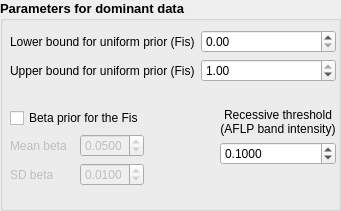
  <widget class="QGroupBox" name="groupBox_4">
   <property name="geometry">
    <rect>
     <x>240</x>
     <y>180</y>
     <width>341</width>
     <height>211</height>
    </rect>
   </property>
   <property name="font">
    <font>
     <pointsize>10</pointsize>
     <weight>75</weight>
     <bold>true</bold>
    </font>
   </property>
   <property name="title">
    <string>Parameters for dominant data</string>
   </property>
   <widget class="QWidget" name="">
    <property name="geometry">
     <rect>
      <x>10</x>
      <y>30</y>
      <width>326</width>
      <height>177</height>
     </rect>
    </property>
    <layout class="QVBoxLayout" name="verticalLayout_16">
     <item>
      <layout class="QHBoxLayout" name="horizontalLayout_12">
       <item>
        <layout class="QVBoxLayout" name="verticalLayout_11">
         <item>
          <widget class="QLabel" name="lowerFisLabel">
           <property name="font">
            <font>
             <pointsize>9</pointsize>
             <weight>50</weight>
             <bold>false</bold>
            </font>
           </property>
           <property name="toolTip">
            <string>Minimal value for the Fis</string>
           </property>
           <property name="locale">
            <locale language="English" country="UnitedStates"/>
           </property>
           <property name="text">
            <string>Lower bound for uniform prior (Fis)</string>
           </property>
          </widget>
         </item>
         <item>
          <widget class="QLabel" name="upperFisLabel">
           <property name="font">
            <font>
             <pointsize>9</pointsize>
             <weight>50</weight>
             <bold>false</bold>
            </font>
           </property>
           <property name="toolTip">
            <string>Maximal value for the Fis</string>
           </property>
           <property name="locale">
            <locale language="English" country="UnitedStates"/>
           </property>
           <property name="text">
            <string>Upper bound for uniform prior (Fis)</string>
           </property>
          </widget>
         </item>
        </layout>
       </item>
       <item>
        <layout class="QVBoxLayout" name="verticalLayout_10">
         <item>
          <widget class="QDoubleSpinBox" name="lowerFisBox">
           <property name="font">
            <font>
             <pointsize>9</pointsize>
             <weight>50</weight>
             <bold>false</bold>
            </font>
           </property>
           <property name="locale">
            <locale language="English" country="UnitedStates"/>
           </property>
           <property name="decimals">
            <number>2</number>
           </property>
           <property name="minimum">
            <double>0.000000000000000</double>
           </property>
           <property name="maximum">
            <double>1.000000000000000</double>
           </property>
           <property name="singleStep">
            <double>0.010000000000000</double>
           </property>
           <property name="value">
            <double>0.000000000000000</double>
           </property>
          </widget>
         </item>
         <item>
          <widget class="QDoubleSpinBox" name="upperFisBox">
           <property name="font">
            <font>
             <pointsize>9</pointsize>
             <weight>50</weight>
             <bold>false</bold>
            </font>
           </property>
           <property name="locale">
            <locale language="English" country="UnitedStates"/>
           </property>
           <property name="decimals">
            <number>2</number>
           </property>
           <property name="minimum">
            <double>0.000000000000000</double>
           </property>
           <property name="maximum">
            <double>1.000000000000000</double>
           </property>
           <property name="singleStep">
            <double>0.010000000000000</double>
           </property>
           <property name="value">
            <double>1.000000000000000</double>
           </property>
          </widget>
         </item>
        </layout>
       </item>
      </layout>
     </item>
     <item>
      <spacer name="verticalSpacer_5">
       <property name="orientation">
        <enum>Qt::Vertical</enum>
       </property>
       <property name="sizeType">
        <enum>QSizePolicy::Expanding</enum>
       </property>
       <property name="sizeHint" stdset="0">
        <size>
         <width>20</width>
         <height>40</height>
        </size>
       </property>
      </spacer>
     </item>
     <item>
      <layout class="QHBoxLayout" name="horizontalLayout_14">
       <item>
        <layout class="QVBoxLayout" name="verticalLayout_14">
         <item>
          <widget class="QCheckBox" name="betaFisCheckBox">
           <property name="font">
            <font>
             <pointsize>9</pointsize>
             <weight>50</weight>
             <bold>false</bold>
            </font>
           </property>
           <property name="toolTip">
            <string>Should BayeScEnv use a Beta prior
instead of the Uniform one?</string>
           </property>
           <property name="locale">
            <locale language="English" country="UnitedStates"/>
           </property>
           <property name="text">
            <string>Beta prior for the Fis</string>
           </property>
          </widget>
         </item>
         <item>
          <layout class="QHBoxLayout" name="horizontalLayout_13">
           <item>
            <layout class="QVBoxLayout" name="verticalLayout_13">
             <item>
              <widget class="QLabel" name="meanBetaLabel">
               <property name="enabled">
                <bool>false</bool>
               </property>
               <property name="font">
                <font>
                 <pointsize>9</pointsize>
                 <weight>50</weight>
                 <bold>false</bold>
                </font>
               </property>
               <property name="toolTip">
                <string>Mean of the Beta prior</string>
               </property>
               <property name="locale">
                <locale language="English" country="UnitedStates"/>
               </property>
               <property name="text">
                <string>Mean beta</string>
               </property>
              </widget>
             </item>
             <item>
              <widget class="QLabel" name="sdBetaLabel">
               <property name="enabled">
                <bool>false</bool>
               </property>
               <property name="font">
                <font>
                 <pointsize>9</pointsize>
                 <weight>50</weight>
                 <bold>false</bold>
                </font>
               </property>
               <property name="toolTip">
                <string>Standard deviation of the Beta prior</string>
               </property>
               <property name="locale">
                <locale language="English" country="UnitedStates"/>
               </property>
               <property name="text">
                <string>SD beta</string>
               </property>
              </widget>
             </item>
            </layout>
           </item>
           <item>
            <layout class="QVBoxLayout" name="verticalLayout_12">
             <item>
              <widget class="QDoubleSpinBox" name="meanBetaBox">
               <property name="enabled">
                <bool>false</bool>
               </property>
               <property name="font">
                <font>
                 <pointsize>9</pointsize>
                 <weight>50</weight>
                 <bold>false</bold>
                </font>
               </property>
               <property name="locale">
                <locale language="English" country="UnitedStates"/>
               </property>
               <property name="decimals">
                <number>4</number>
               </property>
               <property name="minimum">
                <double>0.000000000000000</double>
               </property>
               <property name="maximum">
                <double>1.000000000000000</double>
               </property>
               <property name="singleStep">
                <double>0.001000000000000</double>
               </property>
               <property name="value">
                <double>0.050000000000000</double>
               </property>
              </widget>
             </item>
             <item>
              <widget class="QDoubleSpinBox" name="sdBetaBox">
               <property name="enabled">
                <bool>false</bool>
               </property>
               <property name="font">
                <font>
                 <pointsize>9</pointsize>
                 <weight>50</weight>
                 <bold>false</bold>
                </font>
               </property>
               <property name="locale">
                <locale language="English" country="UnitedStates"/>
               </property>
               <property name="decimals">
                <number>4</number>
               </property>
               <property name="minimum">
                <double>0.000000000000000</double>
               </property>
               <property name="maximum">
                <double>1.000000000000000</double>
               </property>
               <property name="singleStep">
                <double>0.001000000000000</double>
               </property>
               <property name="value">
                <double>0.010000000000000</double>
               </property>
              </widget>
             </item>
            </layout>
           </item>
          </layout>
         </item>
         <item>
          <spacer name="verticalSpacer_4">
           <property name="orientation">
            <enum>Qt::Vertical</enum>
           </property>
           <property name="sizeHint" stdset="0">
            <size>
             <width>20</width>
             <height>40</height>
            </size>
           </property>
          </spacer>
         </item>
        </layout>
       </item>
       <item>
        <spacer name="horizontalSpacer">
         <property name="orientation">
          <enum>Qt::Horizontal</enum>
         </property>
         <property name="sizeHint" stdset="0">
          <size>
           <width>40</width>
           <height>20</height>
          </size>
         </property>
        </spacer>
       </item>
       <item>
        <layout class="QVBoxLayout" name="verticalLayout_15">
         <item>
          <widget class="QLabel" name="label_26">
           <property name="font">
            <font>
             <pointsize>9</pointsize>
             <weight>50</weight>
             <bold>false</bold>
            </font>
           </property>
           <property name="toolTip">
            <string>hreshold for the recessive genotype
as a fraction of maximum band intensity</string>
           </property>
           <property name="locale">
            <locale language="English" country="UnitedStates"/>
           </property>
           <property name="text">
            <string>Recessive threshold
(AFLP band intensity)</string>
           </property>
           <property name="alignment">
            <set>Qt::AlignCenter</set>
           </property>
          </widget>
         </item>
         <item>
          <widget class="QDoubleSpinBox" name="threshAFLPBox">
           <property name="font">
            <font>
             <pointsize>9</pointsize>
             <weight>50</weight>
             <bold>false</bold>
            </font>
           </property>
           <property name="locale">
            <locale language="English" country="UnitedStates"/>
           </property>
           <property name="decimals">
            <number>4</number>
           </property>
           <property name="minimum">
            <double>0.000000000000000</double>
           </property>
           <property name="maximum">
            <double>1.000000000000000</double>
           </property>
           <property name="singleStep">
            <double>0.001000000000000</double>
           </property>
           <property name="value">
            <double>0.100000000000000</double>
           </property>
          </widget>
         </item>
         <item>
          <spacer name="verticalSpacer_3">
           <property name="orientation">
            <enum>Qt::Vertical</enum>
           </property>
           <property name="sizeHint" stdset="0">
            <size>
             <width>20</width>
             <height>40</height>
            </size>
           </property>
          </spacer>
         </item>
        </layout>
       </item>
      </layout>
     </item>
    </layout>
   </widget>
  </widget>
